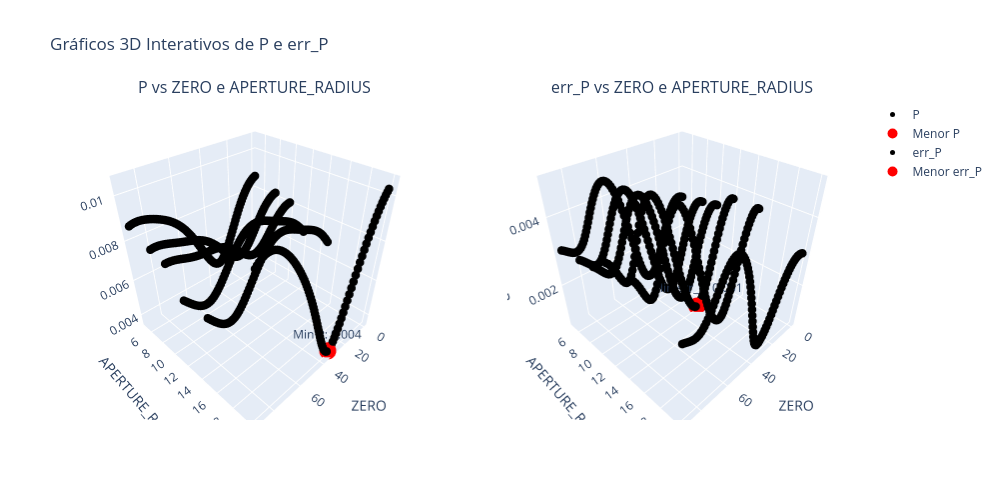
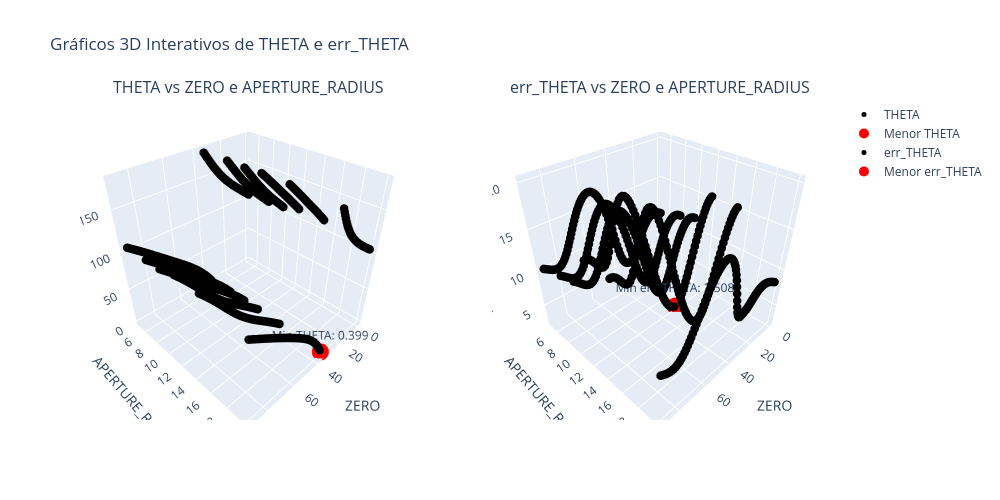
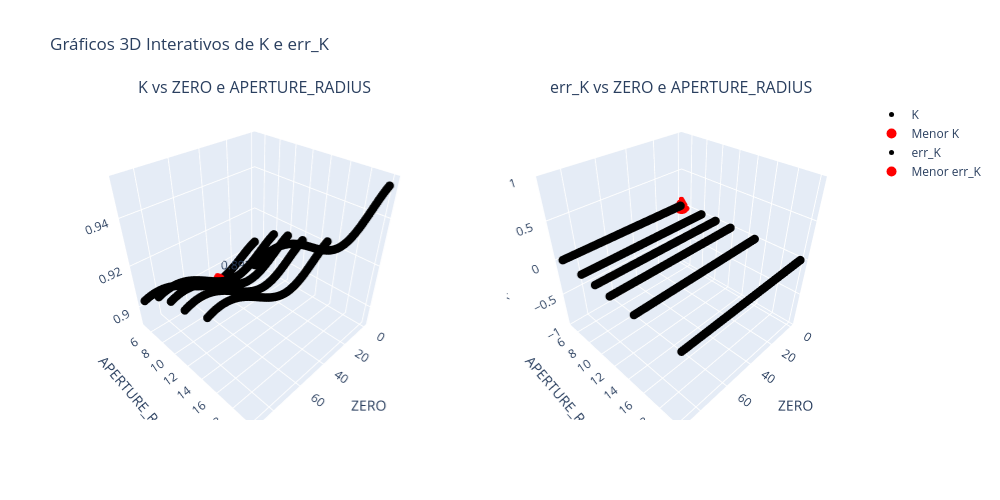
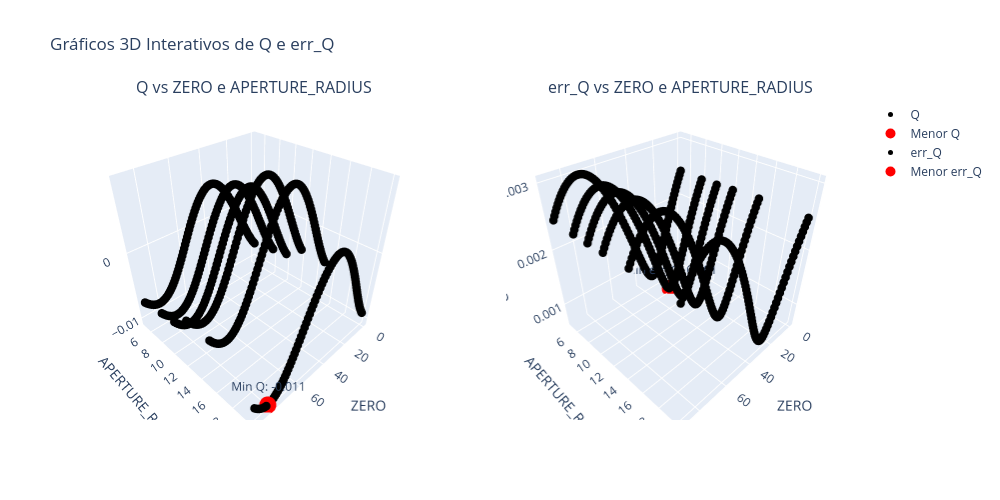

The notebook cell these images were saved under, in order:
### Code cell
# Lista de variáveis que queremos analisar
variables = ["P", "THETA", "K", "Q", "U", "V"]

# Criar gráficos para cada variável
for var in variables:
    # Criando listas para armazenar os dados
    values = []
    errors = []
    zero_values = []
    aper_values = []

    # Percorrendo a matriz 3D para coletar os dados
    for j in range(len(range_aper)):
        for i in range(len(range_zero)):
            value = produto3D[j][i][var].nominal  # Valor principal
            error = produto3D[j][i][var].std_dev  # Desvio padrão
            zero = produto3D[j][i]['ZERO'].nominal
            aper = produto3D[j][i]['APERTURE_RADIUS']
            
            values.append(value)
            errors.append(error)
            zero_values.append(zero)
            aper_values.append(aper)

    # Encontrando os menores valores
    min_value_index = np.argmin(values)
    min_value = values[min_value_index]
    min_value_zero = zero_values[min_value_index]
    min_value_aper = aper_values[min_value_index]

    min_error_index = np.argmin(errors)
    min_error = errors[min_error_index]
    min_error_zero = zero_values[min_error_index]
    min_error_aper = aper_values[min_error_index]

    # Exibir os valores mínimos encontrados
    print(f"Menor {var} encontrado: {min_value:.3f}")
    print(f"ZERO correspondente: {min_value_zero:.3f}")
    print(f"APERTURE_RADIUS correspondente: {min_value_aper:.3f}\n")

    print(f"Menor err_{var} encontrado: {min_error:.3f}")
    print(f"ZERO correspondente: {min_error_zero:.3f}")
    print(f"APERTURE_RADIUS correspondente: {min_error_aper:.3f}\n")

    # Criando o layout de múltiplos gráficos
    fig = make_subplots(
        rows=1, cols=2,
        specs=[[{"type": "scatter3d"}, {"type": "scatter3d"}]],  # Definição dos gráficos 3D
        subplot_titles=[f"{var} vs ZERO e APERTURE_RADIUS", f"err_{var} vs ZERO e APERTURE_RADIUS"]
    )

    # Adicionando o gráfico da variável
    fig.add_trace(go.Scatter3d(
        x=zero_values, y=aper_values, z=values,
        mode='markers',
        marker=dict(size=5, color='black'),
        name=f'{var}'
    ), row=1, col=1)

    # Destacando o menor valor da variável
    fig.add_trace(go.Scatter3d(
        x=[min_value_zero], y=[min_value_aper], z=[min_value],
        mode='markers+text',
        marker=dict(size=10, color='red'),
        text=[f"Min {var}: {min_value:.3f}"],
        textposition="top center",
        name=f'Menor {var}'
    ), row=1, col=1)

    # Adicionando o gráfico do erro da variável
    fig.add_trace(go.Scatter3d(
        x=zero_values, y=aper_values, z=errors,
        mode='markers',
        marker=dict(size=5, color='black'),
        name=f'err_{var}'
    ), row=1, col=2)

    # Destacando o menor valor do erro
    fig.add_trace(go.Scatter3d(
        x=[min_error_zero], y=[min_error_aper], z=[min_error],
        mode='markers+text',
        marker=dict(size=10, color='red'),
        text=[f"Min err_{var}: {min_error:.3f}"],
        textposition="top center",
        name=f'Menor err_{var}'
    ), row=1, col=2)

    # Ajustando os rótulos e o tamanho do gráfico
    fig.update_layout(
        title=f"Gráficos 3D Interativos de {var} e err_{var}",
        width=1000,  # Aumenta a largura para caber os dois gráficos
        height=500,  # Ajusta a altura
        scene=dict(
            xaxis_title="ZERO",
            yaxis_title="APERTURE_RADIUS",
            zaxis_title=f"{var}"
        ),
        scene2=dict(
            xaxis_title="ZERO",
            yaxis_title="APERTURE_RADIUS",
            zaxis_title=f"err_{var}"
        )
    )

    # Exibir o gráfico interativo
    fig.show()

### Figure 1 — Plotly figure (JSON) as saved in the notebook; plotly's stock layout.template omitted (floating-point values rounded to 4 significant figures; data arrays with more than 128 entries replaced by an {"elided": "..."} marker saying what was removed)
{"data": [{"marker": {"color": "black", "size": 5}, "mode": "markers", "name": "P", "scene": "scene", "type": "scatter3d", "x": {"elided": "1547 int values"}, "y": {"elided": "1547 int values"}, "z": {"elided": "1547 float values"}}, {"marker": {"color": "red", "size": 10}, "mode": "markers+text", "name": "Menor P", "scene": "scene", "text": ["Min P: 0.004"], "textposition": "top center", "type": "scatter3d", "x": [33], "y": [20], "z": [0.003597]}, {"marker": {"color": "black", "size": 5}, "mode": "markers", "name": "err_P", "scene": "scene2", "type": "scatter3d", "x": {"elided": "1547 int values"}, "y": {"elided": "1547 int values"}, "z": {"elided": "1547 float values"}}, {"marker": {"color": "red", "size": 10}, "mode": "markers+text", "name": "Menor err_P", "scene": "scene2", "text": ["Min err_P: 0.001"], "textposition": "top center", "type": "scatter3d", "x": [29], "y": [12], "z": [0.0007323]}], "layout": {"annotations": [{"font": {"size": 16}, "showarrow": false, "text": "P vs ZERO e APERTURE_RADIUS", "x": 0.225, "xanchor": "center", "xref": "paper", "y": 1, "yanchor": "bottom", "yref": "paper"}, {"font": {"size": 16}, "showarrow": false, "text": "err_P vs ZERO e APERTURE_RADIUS", "x": 0.775, "xanchor": "center", "xref": "paper", "y": 1, "yanchor": "bottom", "yref": "paper"}], "height": 500, "scene": {"domain": {"x": [0, 0.45], "y": [0, 1]}, "xaxis": {"title": {"text": "ZERO"}}, "yaxis": {"title": {"text": "APERTURE_RADIUS"}}, "zaxis": {"title": {"text": "P"}}}, "scene2": {"domain": {"x": [0.55, 1], "y": [0, 1]}, "xaxis": {"title": {"text": "ZERO"}}, "yaxis": {"title": {"text": "APERTURE_RADIUS"}}, "zaxis": {"title": {"text": "err_P"}}}, "title": {"text": "Gráficos 3D Interativos de P e err_P"}, "width": 1000}}

### Figure 2 — Plotly figure (JSON) as saved in the notebook; plotly's stock layout.template omitted (floating-point values rounded to 4 significant figures; data arrays with more than 128 entries replaced by an {"elided": "..."} marker saying what was removed)
{"data": [{"marker": {"color": "black", "size": 5}, "mode": "markers", "name": "THETA", "scene": "scene", "type": "scatter3d", "x": {"elided": "1547 int values"}, "y": {"elided": "1547 int values"}, "z": {"elided": "1547 float values"}}, {"marker": {"color": "red", "size": 10}, "mode": "markers+text", "name": "Menor THETA", "scene": "scene", "text": ["Min THETA: 0.399"], "textposition": "top center", "type": "scatter3d", "x": [34], "y": [20], "z": [0.3994]}, {"marker": {"color": "black", "size": 5}, "mode": "markers", "name": "err_THETA", "scene": "scene2", "type": "scatter3d", "x": {"elided": "1547 int values"}, "y": {"elided": "1547 int values"}, "z": {"elided": "1547 float values"}}, {"marker": {"color": "red", "size": 10}, "mode": "markers+text", "name": "Menor err_THETA", "scene": "scene2", "text": ["Min err_THETA: 2.508"], "textposition": "top center", "type": "scatter3d", "x": [29], "y": [12], "z": [2.508]}], "layout": {"annotations": [{"font": {"size": 16}, "showarrow": false, "text": "THETA vs ZERO e APERTURE_RADIUS", "x": 0.225, "xanchor": "center", "xref": "paper", "y": 1, "yanchor": "bottom", "yref": "paper"}, {"font": {"size": 16}, "showarrow": false, "text": "err_THETA vs ZERO e APERTURE_RADIUS", "x": 0.775, "xanchor": "center", "xref": "paper", "y": 1, "yanchor": "bottom", "yref": "paper"}], "height": 500, "scene": {"domain": {"x": [0, 0.45], "y": [0, 1]}, "xaxis": {"title": {"text": "ZERO"}}, "yaxis": {"title": {"text": "APERTURE_RADIUS"}}, "zaxis": {"title": {"text": "THETA"}}}, "scene2": {"domain": {"x": [0.55, 1], "y": [0, 1]}, "xaxis": {"title": {"text": "ZERO"}}, "yaxis": {"title": {"text": "APERTURE_RADIUS"}}, "zaxis": {"title": {"text": "err_THETA"}}}, "title": {"text": "Gráficos 3D Interativos de THETA e err_THETA"}, "width": 1000}}

### Figure 3 — Plotly figure (JSON) as saved in the notebook; plotly's stock layout.template omitted (floating-point values rounded to 4 significant figures; data arrays with more than 128 entries replaced by an {"elided": "..."} marker saying what was removed)
{"data": [{"marker": {"color": "black", "size": 5}, "mode": "markers", "name": "K", "scene": "scene", "type": "scatter3d", "x": {"elided": "1547 int values"}, "y": {"elided": "1547 int values"}, "z": {"elided": "1547 float values"}}, {"marker": {"color": "red", "size": 10}, "mode": "markers+text", "name": "Menor K", "scene": "scene", "text": ["Min K: 0.892"], "textposition": "top center", "type": "scatter3d", "x": [36], "y": [5], "z": [0.8923]}, {"marker": {"color": "black", "size": 5}, "mode": "markers", "name": "err_K", "scene": "scene2", "type": "scatter3d", "x": {"elided": "1547 int values"}, "y": {"elided": "1547 int values"}, "z": {"elided": "1547 int values"}}, {"marker": {"color": "red", "size": 10}, "mode": "markers+text", "name": "Menor err_K", "scene": "scene2", "text": ["Min err_K: 0.000"], "textposition": "top center", "type": "scatter3d", "x": [0], "y": [5], "z": [0]}], "layout": {"annotations": [{"font": {"size": 16}, "showarrow": false, "text": "K vs ZERO e APERTURE_RADIUS", "x": 0.225, "xanchor": "center", "xref": "paper", "y": 1, "yanchor": "bottom", "yref": "paper"}, {"font": {"size": 16}, "showarrow": false, "text": "err_K vs ZERO e APERTURE_RADIUS", "x": 0.775, "xanchor": "center", "xref": "paper", "y": 1, "yanchor": "bottom", "yref": "paper"}], "height": 500, "scene": {"domain": {"x": [0, 0.45], "y": [0, 1]}, "xaxis": {"title": {"text": "ZERO"}}, "yaxis": {"title": {"text": "APERTURE_RADIUS"}}, "zaxis": {"title": {"text": "K"}}}, "scene2": {"domain": {"x": [0.55, 1], "y": [0, 1]}, "xaxis": {"title": {"text": "ZERO"}}, "yaxis": {"title": {"text": "APERTURE_RADIUS"}}, "zaxis": {"title": {"text": "err_K"}}}, "title": {"text": "Gráficos 3D Interativos de K e err_K"}, "width": 1000}}

### Figure 4 — Plotly figure (JSON) as saved in the notebook; plotly's stock layout.template omitted (floating-point values rounded to 4 significant figures; data arrays with more than 128 entries replaced by an {"elided": "..."} marker saying what was removed)
{"data": [{"marker": {"color": "black", "size": 5}, "mode": "markers", "name": "Q", "scene": "scene", "type": "scatter3d", "x": {"elided": "1547 int values"}, "y": {"elided": "1547 int values"}, "z": {"elided": "1547 float values"}}, {"marker": {"color": "red", "size": 10}, "mode": "markers+text", "name": "Menor Q", "scene": "scene", "text": ["Min Q: -0.011"], "textposition": "top center", "type": "scatter3d", "x": [81], "y": [20], "z": [-0.01053]}, {"marker": {"color": "black", "size": 5}, "mode": "markers", "name": "err_Q", "scene": "scene2", "type": "scatter3d", "x": {"elided": "1547 int values"}, "y": {"elided": "1547 int values"}, "z": {"elided": "1547 float values"}}, {"marker": {"color": "red", "size": 10}, "mode": "markers+text", "name": "Menor err_Q", "scene": "scene2", "text": ["Min err_Q: 0.001"], "textposition": "top center", "type": "scatter3d", "x": [28], "y": [8], "z": [0.0006451]}], "layout": {"annotations": [{"font": {"size": 16}, "showarrow": false, "text": "Q vs ZERO e APERTURE_RADIUS", "x": 0.225, "xanchor": "center", "xref": "paper", "y": 1, "yanchor": "bottom", "yref": "paper"}, {"font": {"size": 16}, "showarrow": false, "text": "err_Q vs ZERO e APERTURE_RADIUS", "x": 0.775, "xanchor": "center", "xref": "paper", "y": 1, "yanchor": "bottom", "yref": "paper"}], "height": 500, "scene": {"domain": {"x": [0, 0.45], "y": [0, 1]}, "xaxis": {"title": {"text": "ZERO"}}, "yaxis": {"title": {"text": "APERTURE_RADIUS"}}, "zaxis": {"title": {"text": "Q"}}}, "scene2": {"domain": {"x": [0.55, 1], "y": [0, 1]}, "xaxis": {"title": {"text": "ZERO"}}, "yaxis": {"title": {"text": "APERTURE_RADIUS"}}, "zaxis": {"title": {"text": "err_Q"}}}, "title": {"text": "Gráficos 3D Interativos de Q e err_Q"}, "width": 1000}}
